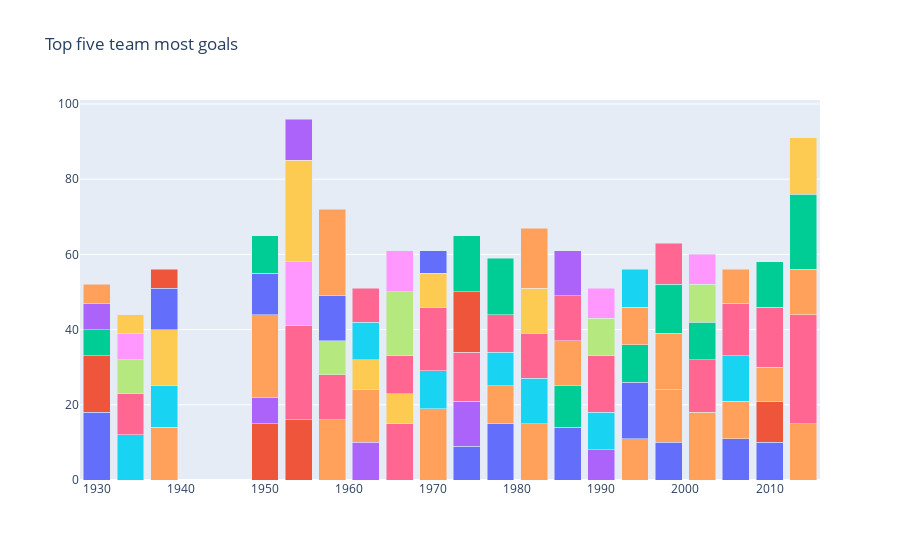

Notebook code for this chart:
### Code cell
for team in top5['Country'].drop_duplicates().values:
    year = top5[top5['Country']==team]['Year']
    goal = top5[top5['Country']==team]['Goals']
    
    data.append(go.Bar(x=year,y = goal, name=team))
layout = go.Layout(barmode ='stack',title= 'Top five team most goals',showlegend=False)
fig = go.Figure(data=data,layout=layout)
fig.show()

### Figure 1 — Plotly figure (JSON) as saved in the notebook; plotly's stock layout.template omitted (floating-point values rounded to 4 significant figures)
{"data": [{"name": "Argentina", "type": "bar", "x": [1930, 1974, 1978, 1986, 1998, 2006, 2010], "y": [18, 9, 15, 14, 10, 11, 10]}, {"name": "Uruguay", "type": "bar", "x": [1930, 1950, 1954, 2010], "y": [15, 15, 16, 11]}, {"name": "USA", "type": "bar", "x": [1930], "y": [7]}, {"name": "Yugoslavia", "type": "bar", "x": [1930, 1950, 1962, 1974, 1990], "y": [7, 7, 10, 12, 8]}, {"name": "Brazil", "type": "bar", "x": [1930, 1938, 1950, 1958, 1962, 1970, 1978, 1982, 1994, 1998, 2002, 2006, 2010, 2014], "y": [5, 14, 22, 16, 14, 19, 10, 15, 11, 14, 18, 10, 9, 15]}, {"name": "Italy", "type": "bar", "x": [1934, 1938, 1970, 1978, 1982, 1990, 2006], "y": [12, 11, 10, 9, 12, 10, 12]}, {"name": "Germany", "type": "bar", "x": [1934, 1954, 1958, 1966, 1970, 1974, 1978, 1982, 1990, 2002, 2006, 2010, 2014], "y": [11, 25, 12, 15, 17, 13, 10, 12, 15, 14, 14, 16, 29]}, {"name": "Czechoslovakia", "type": "bar", "x": [1934, 1958, 1990], "y": [9, 9, 10]}, {"name": "Austria", "type": "bar", "x": [1934, 1954], "y": [7, 17]}, {"name": "Hungary", "type": "bar", "x": [1934, 1938, 1954, 1962, 1966, 1982], "y": [5, 15, 27, 8, 8, 12]}, {"name": "Sweden", "type": "bar", "x": [1938, 1950, 1958, 1994], "y": [11, 11, 12, 15]}, {"name": "Cuba", "type": "bar", "x": [1938], "y": [5]}, {"name": "Spain", "type": "bar", "x": [1950, 1986, 1994, 2002], "y": [10, 11, 10, 10]}, {"name": "Switzerland", "type": "bar", "x": [1954], "y": [11]}, {"name": "France", "type": "bar", "x": [1958, 1982, 1986, 1998, 2006, 2014], "y": [23, 16, 12, 15, 9, 12]}, {"name": "Chile", "type": "bar", "x": [1962], "y": [10]}, {"name": "Soviet Union", "type": "bar", "x": [1962, 1966, 1986], "y": [9, 10, 12]}, {"name": "Portugal", "type": "bar", "x": [1966], "y": [17]}, {"name": "England", "type": "bar", "x": [1966, 1990], "y": [11, 8]}, {"name": "Peru", "type": "bar", "x": [1970], "y": [9]}, {"name": "Mexico", "type": "bar", "x": [1970], "y": [6]}, {"name": "Poland", "type": "bar", "x": [1974], "y": [16]}, {"name": "Netherlands", "type": "bar", "x": [1974, 1978, 1998, 2010, 2014], "y": [15, 15, 13, 12, 20]}, {"name": "Belgium", "type": "bar", "x": [1986], "y": [12]}, {"name": "Bulgaria", "type": "bar", "x": [1994], "y": [10]}, {"name": "Romania", "type": "bar", "x": [1994], "y": [10]}, {"name": "Croatia", "type": "bar", "x": [1998], "y": [11]}, {"name": "Turkey", "type": "bar", "x": [2002], "y": [10]}, {"name": "Korea Republic", "type": "bar", "x": [2002], "y": [8]}, {"name": "Colombia", "type": "bar", "x": [2014], "y": [15]}], "layout": {"barmode": "stack", "showlegend": false, "title": {"text": "Top five team most goals"}}}
